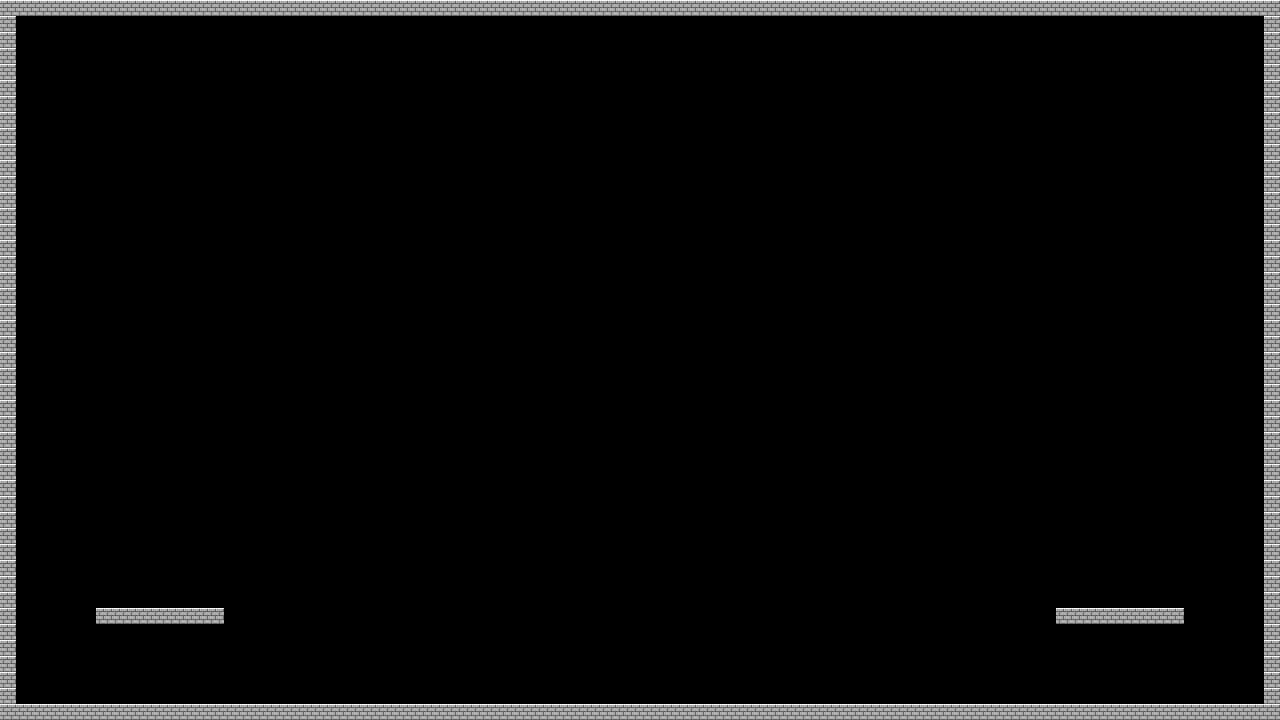

This is a level from a 2D game, rendered from its Tiled map with the project's own tilesets. A one-line summary and the map file follow, with tile-layer data summarised:
An orthogonal 80x45 tile map with 16x16 px tiles, 2 tile layers (background, Tile Layer 2) and 6 objects.

<map version="1.0" orientation="orthogonal" renderorder="right-down" width="80" height="45" tilewidth="16" tileheight="16" nextobjectid="7">
 <tileset firstgid="1" name="tileset_gutter" tilewidth="16" tileheight="16" spacing="2" margin="1" tilecount="924">
  <image source="tileset_gutter.png" width="594" height="504" />
 </tileset>
 <layer name="background" width="80" height="45">
  <data>[3600 cells, 3600 non-empty, 1 distinct tile ids]</data>
 </layer>
 <layer name="Tile Layer 2" width="80" height="45">
  <data>[3600 cells, 262 non-empty, 1 distinct tile ids]</data>
 </layer>
 <objectgroup name="bricks">
  <object id="1" x="0" y="0" width="1280" height="16" />
  <object id="2" x="1264" y="16" width="16" height="704" />
  <object id="3" x="0" y="16" width="16" height="704" />
  <object id="4" x="16" y="704" width="1248" height="16" />
  <object id="5" x="96" y="608" width="128" height="16" />
  <object id="6" x="1056" y="608" width="128" height="16" />
 </objectgroup>
 <objectgroup name="coins" />
</map>
